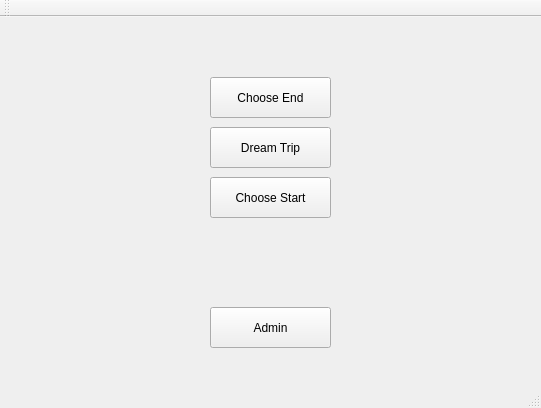
<?xml version="1.0" encoding="UTF-8"?>
<ui version="4.0">
 <class>MainWindow</class>
 <widget class="QMainWindow" name="MainWindow">
  <property name="geometry">
   <rect>
    <x>0</x>
    <y>0</y>
    <width>541</width>
    <height>408</height>
   </rect>
  </property>
  <property name="windowTitle">
   <string>MainWindow</string>
  </property>
  <widget class="QWidget" name="centralWidget">
   <widget class="QPushButton" name="adminButton">
    <property name="geometry">
     <rect>
      <x>210</x>
      <y>290</y>
      <width>121</width>
      <height>41</height>
     </rect>
    </property>
    <property name="text">
     <string>Admin</string>
    </property>
   </widget>
   <widget class="QPushButton" name="chooseStartButton">
    <property name="geometry">
     <rect>
      <x>210</x>
      <y>160</y>
      <width>121</width>
      <height>41</height>
     </rect>
    </property>
    <property name="text">
     <string>Choose Start</string>
    </property>
   </widget>
   <widget class="QPushButton" name="dreamButton">
    <property name="geometry">
     <rect>
      <x>210</x>
      <y>110</y>
      <width>121</width>
      <height>41</height>
     </rect>
    </property>
    <property name="text">
     <string>Dream Trip</string>
    </property>
   </widget>
   <widget class="QPushButton" name="chooseEndButton">
    <property name="geometry">
     <rect>
      <x>210</x>
      <y>60</y>
      <width>121</width>
      <height>41</height>
     </rect>
    </property>
    <property name="text">
     <string>Choose End</string>
    </property>
   </widget>
  </widget>
  <widget class="QMenuBar" name="menuBar">
   <property name="geometry">
    <rect>
     <x>0</x>
     <y>0</y>
     <width>541</width>
     <height>22</height>
    </rect>
   </property>
  </widget>
  <widget class="QToolBar" name="mainToolBar">
   <attribute name="toolBarArea">
    <enum>TopToolBarArea</enum>
   </attribute>
   <attribute name="toolBarBreak">
    <bool>false</bool>
   </attribute>
  </widget>
  <widget class="QStatusBar" name="statusBar"/>
 </widget>
 <layoutdefault spacing="6" margin="11"/>
 <resources/>
 <connections/>
</ui>
